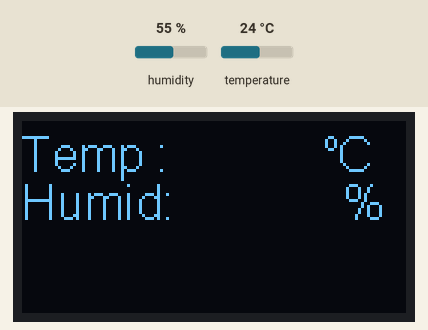
Simulated run of this sketch. Board: ESP8266 (NodeMCU). Parts: 128×64 one-colour display. The inputs (shaded band) are chosen by the test bench; at power-on: humidity 55 %, temperature 24 °C. What the sketch prints to the serial monitor is not drawn.

Above: at 4.2 s.
4.3 s: humidity set to 22 %
At 5.6 s:
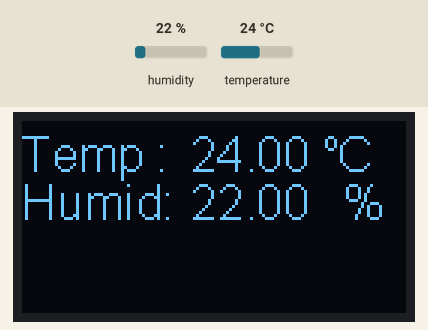
7.3 s: temperature set to 12 °C
At 9.7 s:
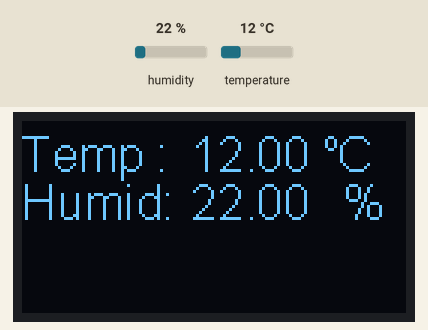
10.7 s: humidity set to 40 %
At 12.3 s:
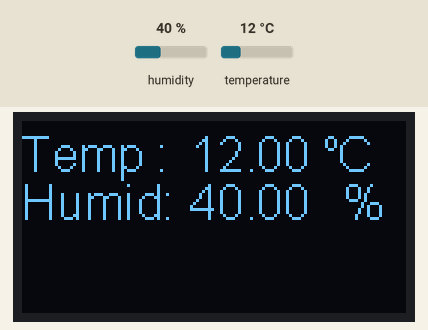
13.7 s: temperature set to 19 °C
At 16.3 s:
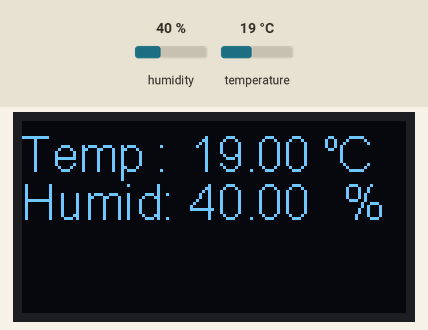
Timing chart, 0 to 17.8 s (numbered marks = the images above; inputs shaded):
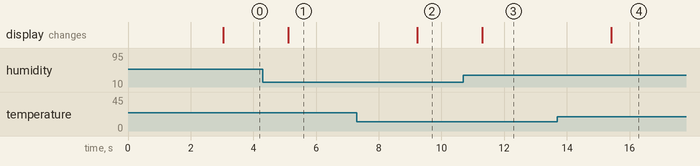

The sketch:

_11_DHT22_OLED.ino
```cpp
/* OLED에 글자 출력하기. OLED를 글자 출력용으로 사용
 * 작성일 : 2025.02.11, 수정일 : 2026.03.04
 */
#include "SSD1306.h"    //OLED 라이브러리 추가
#include <DHT.h>        //DHT 라이브러리
#define DHTPIN 2        //Data 핀 설정 --> D4(GPIO2)
#define DHTTYPE DHT22 //센서종류, DHT22
#define SDAPIN 4        //SDA 핀 --> D2(GPIO4)
#define SCLPIN 5        //SDA 핀 --> D1(GPIO5)

DHT dht(DHTPIN, DHTTYPE); //DHT 객체 생성
float t=0.0, h=0.0; //온습도 값을 저장할 전역변수 선언
String temp, humid; //OLED 출력을 위해 t와 h를 글자로 변환
//주기적으로 값을 측정하기 위한 시간변수 선언
long prevTime=0, currTime=0, interval=2000;
//OLED 객체 생성,I2C주소(0x3C) 필요
int i2cAddress = 0x3C;
SSD1306 display(i2cAddress, SDAPIN, SCLPIN);

void setup() {
  //시리얼모니터 초기화
  Serial.begin(115200);
  Serial.println("DHT22 test!");
  //OLED 객체 설정 초기화
  display.init();
  display.flipScreenVertically(); //문자의 표현방향 --> 핀을 향함
  display.setTextAlignment(TEXT_ALIGN_LEFT); //문자를 좌측 정렬로 함
  display.setFont(ArialMT_Plain_16); //글꼴
  display.drawString(0, 10, "DHT22/SSD1306"); //(0,10) 위치에 문자 출력
  display.display();
  delay(3000); //3초간 위의 글자가 출력됨

  dht.begin(); //dht 객체 동작 활성화
  //ms 단위로 아두이노 보드 실행후 경과시간 측정, 현재/이전 시간 초기화
  currTime = prevTime = millis();
}

void loop() {
  currTime = millis(); //현재까지 경과시간 측정
  //지정 interval(현재 2초)을 초과하는 경우, 센서 데이터를 읽음
  if(currTime - prevTime > interval){
    Serial.println("Measure t & h !!!");
    t = dht.readTemperature();
    h = dht.readHumidity();
    //t와 h를 글자로 변환
    temp = String(t); //float to String
    humid = String(h);
    prevTime = currTime; //이전시간 업데이트
  }

  //측정값이 NaN(not a number)인 지 체크
  if (isnan(t) || isnan(h)) {
    Serial.println("Failed to read from DHT");
    //OLED 출력
    display.clear();
    display.drawString(0, 2, "Fail to read!");
    display.display();
  }
  else {
    Serial.print("Temperature : ");
    Serial.print(t);
    Serial.print("^C");
    Serial.print("\t"); //Tab
    Serial.print("Humidity : ");
    Serial.print(h);
    Serial.println("%");
    //OLED 출력
    display.clear();
    display.setFont(ArialMT_Plain_10); //글꼴을 축소
    display.drawString(100, 0, "o"); //degree 출력
    display.setFont(ArialMT_Plain_16); //글꼴을 원래로 환원
    //아래 출력에서 : 이후 빈칸 14칸 추가 --> 추후 온도/습도 값이 들어갈 위치
    display.drawString(0, 2, "Temp :              C"); //온도 표시위치 표현
    display.drawString(56, 2, temp); //온도 값 출력
    display.drawString(0, 18, "Humid:              %"); //습도 표시위치 표현
    display.drawString(56, 18, humid); //습도 값 출력
    display.display();
  }
  delay(500);
}
```

Measured:
- after the input at 4.3 s, the display: changes after 0.80 s (image 1)
- after the input at 7.3 s, the display: changes after 1.9 s (image 2)
- after the input at 10.7 s, the display: changes after 0.59 s (image 3)
- after the input at 13.7 s, the display: changes after 1.7 s (image 4)
